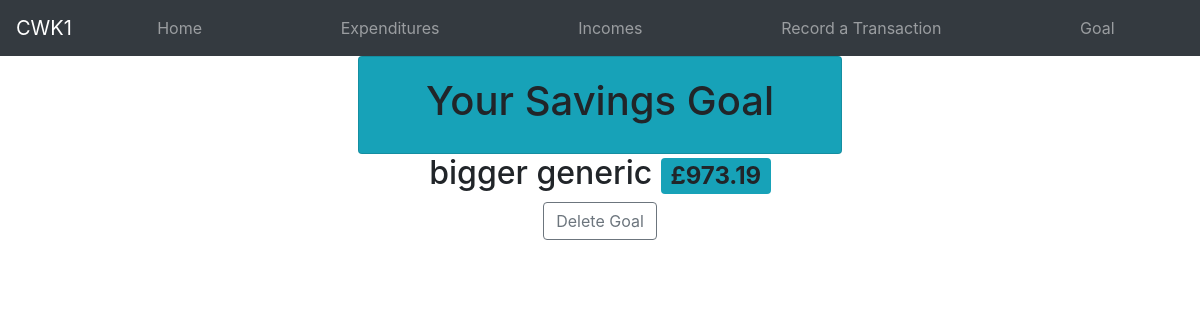
/goal, run on an earlier commit of the app's database.
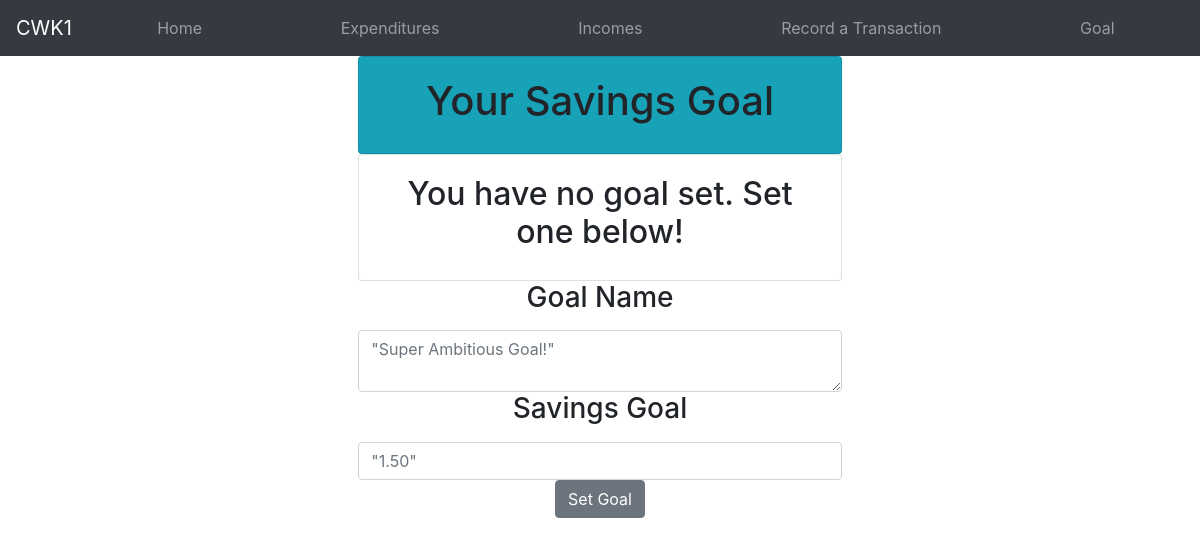
And on a later commit of the database.
### app/models.py (models this page shows)
class Goal(db.Model):
    id = db.Column(db.Integer, primary_key=True)
    name = db.Column(db.String(500), index=True, nullable=True)
    amount = db.Column(db.Float, nullable=False)

### app/views.py (the view, shortened to what this page needs)
@app.route('/goal', methods=['GET', 'POST'])
def goal():
    goalform = GoalForm()
    deletegoal = DeleteForm()
    goal = models.Goal()
    name = ""
    amount = 0.0
    with app.app_context():
        if db.session.query(models.Goal).count() == 0:
            goal_set = False
        else:
            goal_set = True
            goal = db.session.query(models.Goal).first()
            name, amount = goal.name, goal.amount
    return render_template('goal.html', title='Goal', name=name, amount=amount, goalform=goalform, goal_set=goal_set, deletegoal=deletegoal)

### app/forms.py
class GoalForm(FlaskForm):
    name = TextAreaField('Name')
    amount = FloatField('Amount', validators=[
                        DataRequired(), NumberRange(min=0.01, max=9.0e12)])

class DeleteForm(FlaskForm):
    submit = SubmitField('submit')

### app/templates/goal.html (shortened to what this page needs)
{% extends "base.html" %}
{% block content %}
<div class="container">
    <div class="row justify-content-center">
        <div class="col-md-8 text-center">
            <div class="card bg-info text-center">
                <div class="card-body">
                    <h1>Your Savings Goal</h1>
                </div>
            </div>
        </div>
    </div>
</div>
<div class="container">
    <div class="row justify-content-center">
        <div class="col-md-8 text-center">
            {% if goal_set == False %}
            <div class="card text-center">
                <div class="card-body">
                    <h2>You have no goal set. Set one below!</h2>
                </div>
            </div>
            <form action="" method="post" name="goalform">
                <label for="{{ goalform.name.id }}" class="form-label"><h3>Goal Name</h3></label>
                {{ goalform.name(class_='form-control', placeholder='"Super Ambitious Goal!"') }}
                <label for="{{ goalform.amount.id }}" class="form-label"><h3>Savings Goal</h3></label>
                {{ goalform.amount(class_='form-control', placeholder='"1.50"') }}
                <p><input type="submit" class="btn btn-secondary" value="Set Goal"></p>
            </form>
            {% else %}
            <h2>{{ name }} <span class="badge bg-info"> £{{'%0.2f'|format(amount|float)}}</span></h2>
            <form action="" method="post" name="deletegoal">
                <p><input type="submit" class="btn btn-outline-secondary" value="Delete Goal"></p>
            </form>
            {% endif %}
        </div>
    </div>
</div>
{% endblock %}

What changed in the data, as far as the page shows it:
removed Goal: name "bigger generic", amount "973.19"
Also different on the page:
form field value: (not shown) → "Set Goal"
form field value: "Delete Goal" → (not shown)
text now shown: "You have no goal set. Set one below! Goal Name Savings Goal"
